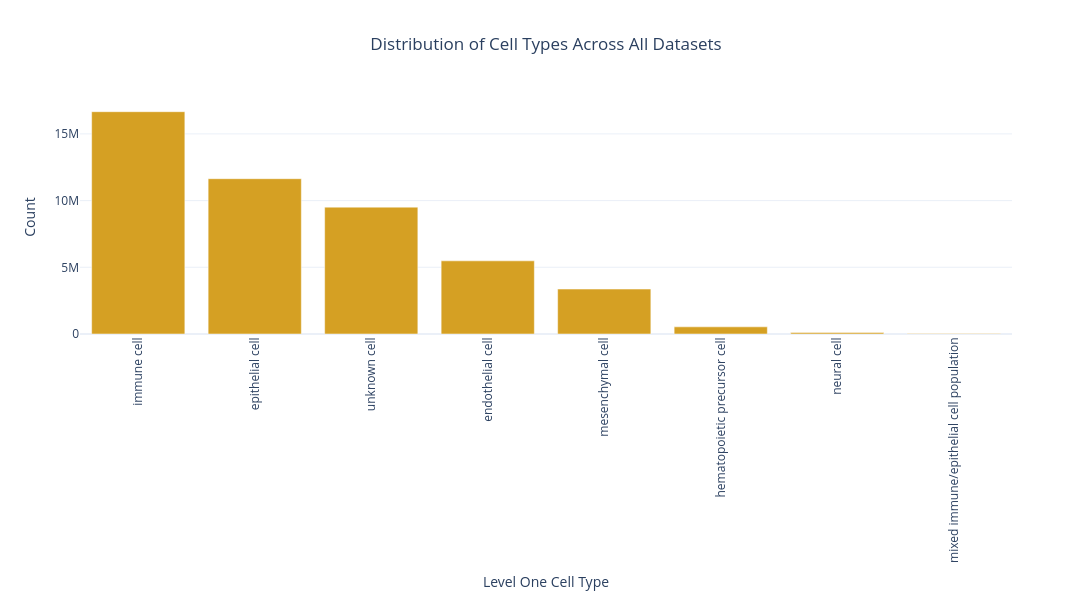

This figure's notebook cell:
### Code cell
create_bar_distribution_plot(df_all_data, cell_type_level='Level One Cell Type', log_scale=False)

### Figure 1 — Plotly figure (JSON) as saved in the notebook; plotly's stock layout.template omitted (floating-point values rounded to 4 significant figures)
{"data": [{"hovertemplate": "Cell Type=%{x}<br>Count=%{y}<extra></extra>", "legendgroup": "", "marker": {"color": "#D5A023", "pattern": {"shape": ""}}, "name": "", "orientation": "v", "showlegend": false, "textposition": "auto", "type": "bar", "x": ["immune cell", "epithelial cell", "unknown cell", "endothelial cell", "mesenchymal cell", "hematopoietic precursor cell", "neural cell", "mixed immune/epithelial cell population"], "xaxis": "x", "y": [16663473, 11641871, 9509783, 5485101, 3369070, 537557, 106569, 36072], "yaxis": "y"}], "layout": {"barmode": "relative", "height": 600, "legend": {"tracegroupgap": 0}, "margin": {"b": 150}, "showlegend": false, "title": {"text": "Distribution of Cell Types Across All Datasets", "x": 0.5}, "width": 1200, "xaxis": {"anchor": "y", "domain": [0, 1], "tickangle": -90, "title": {"text": "Level One Cell Type"}}, "yaxis": {"anchor": "x", "domain": [0, 1], "title": {"text": "Count"}}}}
